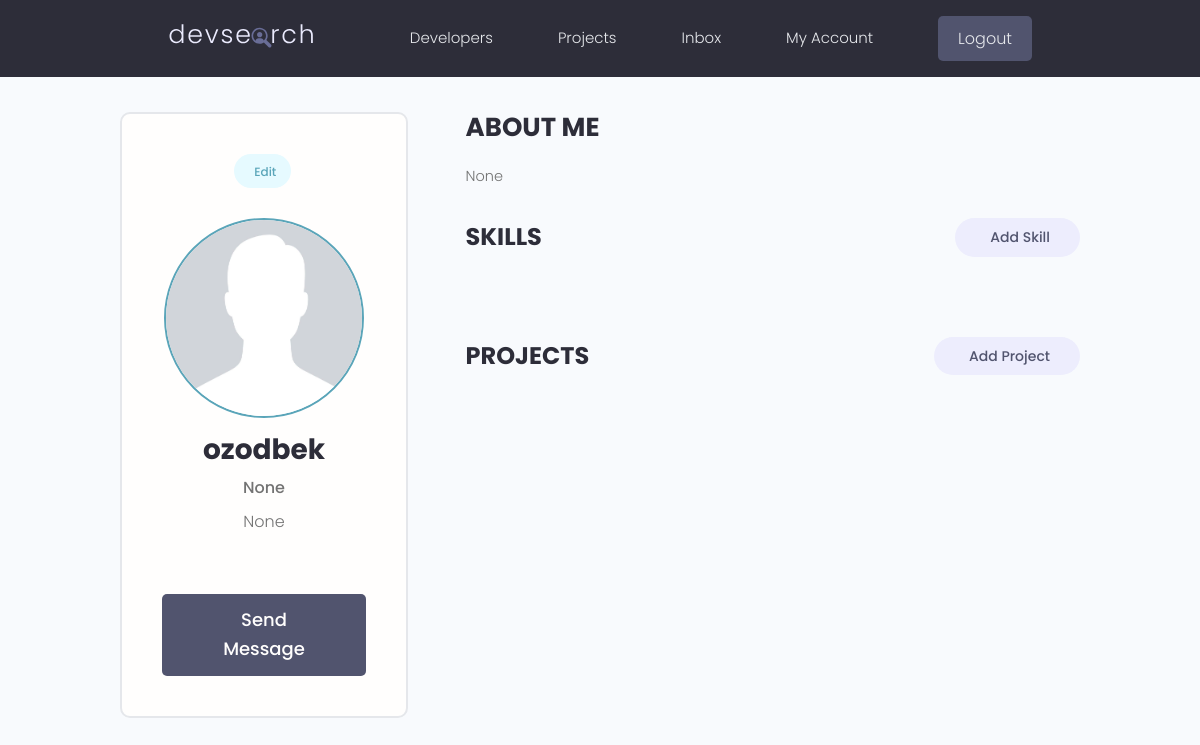
The page /users/account/ (signed in) on the database its author committed.
### users/models.py (models this page shows, shortened)
class Profile(models.Model):
    id = models.UUIDField(default=uuid.uuid4, primary_key=True,
                          unique=True, editable=False)
    user = models.OneToOneField(User, on_delete=models.CASCADE, blank=True, null=True)
    username = models.CharField(max_length=200, blank=True, null=True)
    location = models.CharField(max_length=200, blank=True, null=True)
    name = models.CharField(max_length=200, blank=True, null=True)
    email = models.CharField(max_length=200, blank=True, null=True)
    short_intro = models.CharField(max_length=500, blank=True, null=True)
    bio = models.TextField(blank=True, null=True)
    image = models.ImageField(upload_to='profiles/', default='profile.png', blank=True, null=True)
    social_github = models.TextField(blank=True, null=True)
    social_linkedin = models.TextField(blank=True, null=True)
    social_stackoverflow = models.TextField(blank=True, null=True)
    social_twitter = models.TextField(blank=True, null=True)
    social_website = models.TextField(blank=True, null=True)
    social_telegram = models.TextField(blank=True, null=True)
    social_instagram = models.TextField(blank=True, null=True)

### users/views.py (the view)
# urls.py: path('account/', useraccount, name='account'),
@login_required(login_url='login')
def useraccount(request):
    profile = request.user.profile
    topSkills = profile.skills_set.exclude(description__exact="")
    otherSkills = profile.skills_set.filter(description="")
    context = {
        'profile': profile,
        'topskills': topSkills,
        'otherskills': otherSkills
    }
    return render(request, 'account.html', context)

### users/templates/account.html (shortened to what this page needs)
{% extends 'base.html' %}
{% load static %}
{% block content %}
<main class="settingsPage profile my-md">
    <div class="container">
        <div class="layout">
            <div class="column column--1of3">
                <div class="card text-center">
                    <div class="card__body dev">
                        <a class="tag tag--pill tag--main settings__btn" href="{% url 'edit_account' %}"> Edit</a>
                        <img class="avatar avatar--xl dev__avatar"
                             src="{{profile.image.url}}"/>
                        <h2 class="dev__name">{{profile.name}}</h2>
                        <p class="dev__title">{{profile.short_intro}}</p>
                        <p class="dev__location">{{profile.location}}</p>
                        <a href="#" class="btn btn--sub btn--lg">Send Message </a>
                    </div>
                </div>
            </div>
            <div class="column column--2of3">
                <div class="devInfo">
                    <h3 class="devInfo__title">About Me</h3>
                    <p class="devInfo__about">{{profile.bio}}</p>
                </div>
                <div class="settings">
                    <h3 class="settings__title">Skills</h3>
                    <a class="tag tag--pill tag--sub settings__btn tag--lg" href="{% url 'create_skills' %}"> Add Skill</a>
                </div>
                <div class="settings">
                    <h3 class="settings__title">Projects</h3>
                    <a class="tag tag--pill tag--sub settings__btn tag--lg" href="{% url 'create_project' %}"> Add Project</a>
                </div>
            </div>
        </div>
    </div>
</main>
{% endblock content %}

### static/styles/app.css (style rules this page uses)
:root { --color-sub: #2d2d39; }
.btn--sub { background-color: var(--color-sub-light); }
.card { border: 2px solid var(--color-light); }
img { width: 100%; }
.profile .card > .dev { padding: 4rem; }
.dev__avatar { display: block; margin: auto; }
.dev__name { color: var(--color-sub); font-size: 2.8rem; font-weight: 700; margin-top: 1rem; margin-bottom: 0.5rem; }
.dev__title { font-size: 1.6rem; font-weight: 500; line-height: 1.3; }
.dev__location { margin-top: 1rem; }
.devInfo { margin-bottom: 3rem; }
.devInfo__title, .devInfo__subtitle { font-size: 2.6rem; color: var(--color-sub); text-transform: uppercase; font-weight: 700; margin-bottom: 1.5rem; }
.devInfo__about, .devSkill__info { font-size: 1.45rem; line-height: 1.7; text-align: justify; }
.settingsPage .dev > .settings__btn { display: inline-block; margin-bottom: 3rem; }
.settings { display: flex; justify-content: space-between; align-items: center; }
.settings__title { font-size: 2.4rem; text-transform: uppercase; font-weight: 700; color: var(--color-sub); }

### static/uikit/styles/modules/_variables.css (style rules this page uses)
:root { --color-main: #5aa5b9; --color-main-light: #e6faff; --color-sub: #3f4156; --color-sub-light: #51546e; --color-sub-lighter: #ededfd; --color-text: #737373; --color-gray: #8b8b8b; --color-light: #e5e7eb; --color-light-gray: #767676; --color-bg: #f8fafd; --color-white: #fffefd; --color-white-light: #f3f3f3; --color-success: #359e64; --color-success-bg: #def8e8; --color-error: #fc4b0b; --color-error-bg: #fff2ee; --font-base: 'Poppins', arial, helvetica, 'Segoe UI', roboto, ubuntu, sans-serif; --font-monospace: 'Fira Code', 'Courier New', courier, monospace; --font-regular: 300; --font-medium: 500; --font-bold: 700; --generic-shadow: 1px 1px 5px #00000010; --generic-transition: all 0.3s ease-in-out; }

### static/uikit/styles/modules/_base.css (style rules this page uses)
* { margin: 0; padding: 0; box-sizing: border-box; text-rendering: optimizeLegibility; color: inherit; font-size: inherit; }
html { font-size: 50%; }
@media only screen and (min-width: 480px) { html { font-size: 56.25%; } }
@media only screen and (min-width: 1200px) { html { font-size: 62.5%; } }
body { line-height: 1.6; font-weight: 400; font-size: 1.5rem; color: var(--color-text); background-color: var(--color-bg); min-height: 100vh; }

### static/uikit/styles/modules/_typography.css (style rules this page uses)
* { font-family: var(--font-base); }
h2 { font-size: 3.6rem; font-weight: var(--font-bold); }
h3 { font-size: 3.2rem; font-weight: var(--font-medium); }
p, span, strong { font-size: 1.6rem; color: var(--color-text); font-weight: var(--font-regular); }
a { padding-bottom: 2px; text-decoration: none; display: inline-block; color: var(--color-main); font-weight: var(--font-medium); }

### static/uikit/styles/modules/_utilities.css (style rules this page uses)
.container { width: 92%; max-width: 165rem; margin: 0 auto; box-sizing: border-box; }
@media screen and (min-width: 1000px) { .container { width: 90%; } }
@media screen and (min-width: 1200px) { .container { width: 80%; } }
.text-center { text-align: center; }
.my-md { margin: 3rem auto; }

### static/uikit/styles/modules/_avatar.css (style rules this page uses)
.avatar { border-radius: 50%; border: 2px solid var(--color-main); object-fit: cover; }
.avatar--xl { height: 20rem; width: 20rem; }

### static/uikit/styles/modules/_button.css (style rules this page uses)
.btn { display: inline-block; position: relative; cursor: pointer; background-color: var(--color-light); font-weight: var(--font-medium); color: var(--color-sub); text-decoration: none; padding: 1rem 2rem; border-radius: 0.5rem; border: none; width: -webkit-fit-content; width: -moz-fit-content; width: fit-content; height: -webkit-fit-content; height: -moz-fit-content; height: fit-content; font-size: 1.6rem; outline-width: 0; outline-color: transparent; -webkit-backface-visibility: hidden; backface-visibility: hidden; transition: all 0.3s ease-in-out; }
.btn--sub { background-color: var(--color-sub); color: var(--color-white); }
.btn--lg { font-size: 1.8rem; padding: 1.2rem 4.5rem; }

### static/uikit/styles/modules/_card.css (style rules this page uses)
.card { border-radius: 1rem; background-color: var(--color-white); border: 1.5px solid var(--color-light); width: auto; height: auto; margin-top: 0.5rem; margin-bottom: 0.5rem; overflow: hidden; }
.card__body, .card__header { padding: 2rem 2.5rem; }

### static/uikit/styles/modules/_layout.css (style rules this page uses)
.layout { display: flex; flex-flow: row wrap; justify-content: space-between; }
.layout > .column { margin-bottom: 3rem; }
.layout > .column.column--1of3 { flex-basis: 30%; }
.layout > .column.column--2of3 { flex-basis: 64%; }

### rows shown on the page
Profile: image (placeholder picture), name "ozodbek", short_intro "None", location "None", bio "None"
